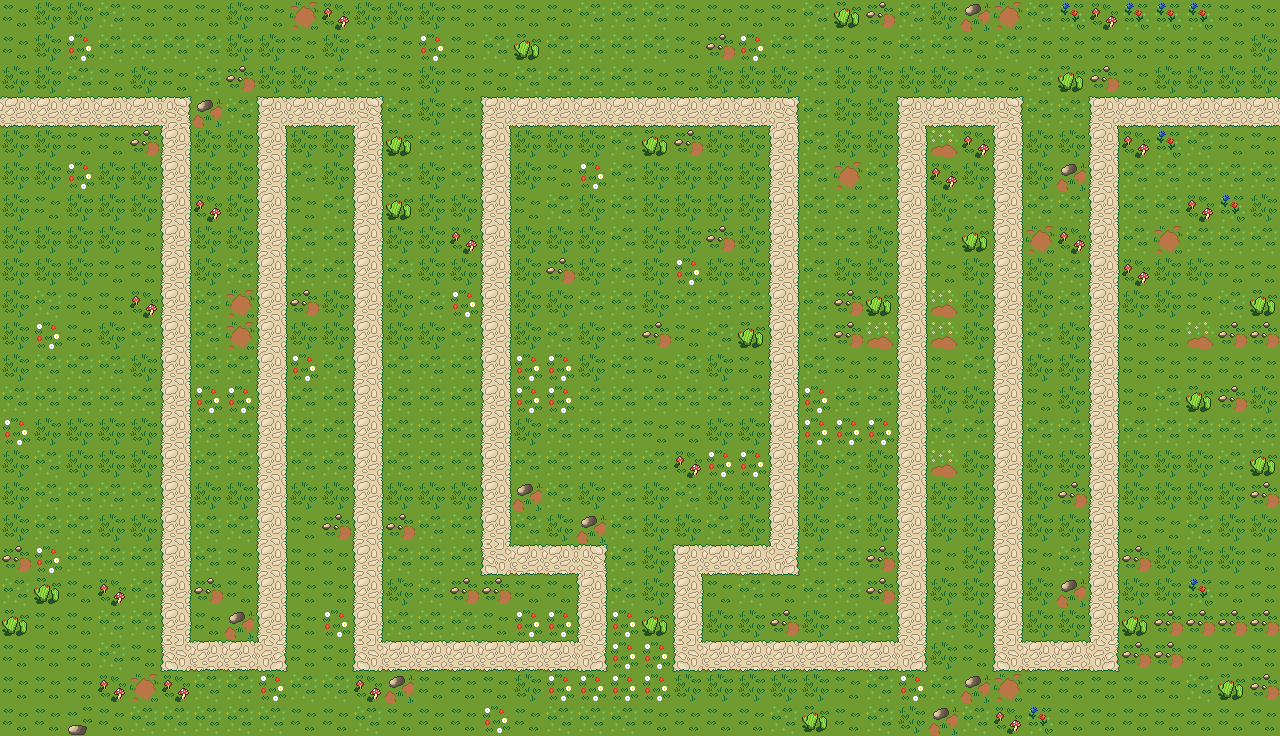

The image is a tile-based game level rendered from a .tmx file. Its description and complete source (layers, tilesets, objects, tile grids) follow:
An orthogonal 40x23 tile map with 32x32 px tiles, 2 tile layers (Camada de Blocos 1, Camada de Blocos 2).

<map version="1.10" tiledversion="1.11.0" orientation="orthogonal" renderorder="right-down" width="40" height="23" tilewidth="32" tileheight="32" infinite="0" nextlayerid="5" nextobjectid="1">
 <tileset firstgid="1" source="Grass_day.tsx" />
 <layer id="1" name="Camada de Blocos 1" width="40" height="23">
  <data encoding="csv">
2,7,7,3,2,2,2,7,2,9,10,7,7,7,2,2,2,2,3,3,3,2,2,2,2,3,4,5,3,7,8,9,3,11,10,11,11,11,2,2,
2,7,6,3,3,3,3,7,7,2,7,3,2,6,2,3,4,3,3,3,3,2,5,6,3,3,2,2,3,3,2,3,2,2,2,2,2,2,2,7,
7,7,3,2,7,2,3,5,7,7,3,3,2,7,2,2,3,3,3,3,2,2,7,7,7,3,7,7,7,7,3,2,3,4,5,2,7,7,7,7,
7,7,4,5,6,7,8,3,7,7,8,2,3,7,3,3,3,2,7,3,7,7,2,3,2,3,7,7,7,3,7,3,3,3,7,7,4,5,3,3,
7,7,2,2,5,7,7,7,3,7,7,2,4,3,3,3,7,7,7,3,4,5,7,7,7,3,7,7,3,13,10,7,7,7,3,10,11,3,2,2,
7,7,6,7,7,7,7,7,6,3,7,2,3,7,3,7,7,2,6,3,7,7,7,7,7,3,9,3,10,10,7,7,7,8,3,3,3,3,3,3,
7,2,7,7,7,7,10,7,2,2,3,3,4,7,7,8,2,3,7,3,7,7,7,7,7,3,3,3,3,7,3,7,3,3,8,3,3,10,11,7,
7,7,7,7,2,7,7,7,3,3,3,3,7,7,10,2,7,7,7,3,7,7,5,7,3,3,3,7,7,3,4,7,9,10,3,3,9,3,3,3,
7,7,7,2,2,7,7,3,3,3,3,7,3,7,7,7,7,5,7,3,7,6,7,7,3,3,7,7,2,2,7,7,7,3,9,10,7,7,2,2,
7,3,2,2,10,7,3,9,10,5,7,7,7,3,6,7,7,7,3,3,7,3,3,3,7,3,5,4,5,13,7,5,7,3,7,7,7,2,3,4,
7,6,2,7,3,3,3,9,10,7,7,7,7,7,3,3,7,3,7,3,5,2,3,4,5,3,5,13,5,13,7,7,3,7,7,2,2,13,5,5,
7,3,3,3,7,3,3,3,6,6,3,3,3,3,3,3,6,6,7,3,2,3,7,2,3,3,2,2,2,2,3,7,7,7,7,2,2,2,2,2,
3,3,3,3,3,6,6,6,3,3,3,3,3,3,3,6,6,6,3,3,3,3,3,3,6,6,3,3,7,7,7,7,2,7,10,2,3,4,5,7,
6,7,7,7,7,6,3,3,3,3,3,1,3,3,3,2,7,3,3,3,2,2,7,7,6,6,6,6,6,3,3,3,3,3,3,3,3,3,3,3,
7,3,7,7,7,3,3,3,3,3,3,3,3,3,3,3,3,3,3,3,3,10,6,6,6,7,3,7,4,13,7,7,7,7,7,7,7,7,3,4,
7,3,3,3,3,3,7,7,10,7,7,7,7,7,7,3,8,3,7,3,7,3,7,7,2,7,3,7,7,7,7,7,7,5,7,7,7,7,7,5,
7,3,3,7,7,2,3,3,3,2,5,7,5,3,3,3,3,7,8,3,7,7,3,7,6,7,3,7,7,7,7,7,7,7,2,2,2,3,7,7,
5,6,3,3,3,3,3,2,5,2,2,7,3,3,3,2,2,2,2,3,7,5,7,3,3,3,3,5,5,2,7,7,2,3,2,5,7,7,7,2,
3,4,2,10,3,3,5,2,2,2,2,3,7,3,5,5,2,2,2,3,7,7,2,3,2,3,3,5,7,7,7,6,7,8,7,7,7,11,2,2,
4,2,2,3,3,6,2,8,2,2,6,6,3,3,3,2,6,6,6,6,4,7,7,7,5,7,3,3,7,3,7,7,7,7,3,4,5,5,5,5,
2,2,2,3,2,2,2,2,3,2,2,3,3,2,7,7,6,6,2,6,6,3,2,7,7,7,3,7,3,7,2,2,3,4,5,5,5,2,2,2,
2,2,2,10,9,10,3,3,6,3,3,10,8,2,2,2,7,6,6,6,6,7,7,7,7,7,2,3,6,3,8,9,2,2,2,2,2,3,4,5,
2,2,1,2,3,3,3,3,3,2,2,3,2,2,2,6,2,3,3,3,2,2,2,2,3,4,2,3,7,8,3,10,11,2,2,2,2,2,2,2
</data>
 </layer>
 <layer id="4" name="Camada de Blocos 2" width="40" height="23">
  <data encoding="csv">
0,0,0,0,0,0,0,0,0,0,0,0,0,0,0,0,0,0,0,0,0,0,0,0,0,0,0,0,0,0,0,0,0,0,0,0,0,0,0,0,
0,0,0,0,0,0,0,0,0,0,0,0,0,0,0,0,0,0,0,0,0,0,0,0,0,0,0,0,0,0,0,0,0,0,0,0,0,0,0,0,
0,0,0,0,0,0,0,0,0,0,0,0,0,0,0,0,0,0,0,0,0,0,0,0,0,0,0,0,0,0,0,0,0,0,0,0,0,0,0,0,
15,15,15,15,15,18,0,0,17,15,15,18,0,0,0,17,15,15,15,15,15,15,15,15,18,0,0,0,17,15,15,18,0,0,17,15,15,15,15,15,
0,0,0,0,0,16,0,0,16,0,0,16,0,0,0,16,0,0,0,0,0,0,0,0,16,0,0,0,16,0,0,16,0,0,16,0,0,0,0,0,
0,0,0,0,0,16,0,0,16,0,0,16,0,0,0,16,0,0,0,0,0,0,0,0,16,0,0,0,16,0,0,16,0,0,16,0,0,0,0,0,
0,0,0,0,0,16,0,0,16,0,0,16,0,0,0,16,0,0,0,0,0,0,0,0,16,0,0,0,16,0,0,16,0,0,16,0,0,0,0,0,
0,0,0,0,0,16,0,0,16,0,0,16,0,0,0,16,0,0,0,0,0,0,0,0,16,0,0,0,16,0,0,16,0,0,16,0,0,0,0,0,
0,0,0,0,0,16,0,0,16,0,0,16,0,0,0,16,0,0,0,0,0,0,0,0,16,0,0,0,16,0,0,16,0,0,16,0,0,0,0,0,
0,0,0,0,0,16,0,0,16,0,0,16,0,0,0,16,0,0,0,0,0,0,0,0,16,0,0,0,16,0,0,16,0,0,16,0,0,0,0,0,
0,0,0,0,0,16,0,0,16,0,0,16,0,0,0,16,0,0,0,0,0,0,0,0,16,0,0,0,16,0,0,16,0,0,16,0,0,0,0,0,
0,0,0,0,0,16,0,0,16,0,0,16,0,0,0,16,0,0,0,0,0,0,0,0,16,0,0,0,16,0,0,16,0,0,16,0,0,0,0,0,
0,0,0,0,0,16,0,0,16,0,0,16,0,0,0,16,0,0,0,0,0,0,0,0,16,0,0,0,16,0,0,16,0,0,16,0,0,0,0,0,
0,0,0,0,0,16,0,0,16,0,0,16,0,0,0,16,0,0,0,0,0,0,0,0,16,0,0,0,16,0,0,16,0,0,16,0,0,0,0,0,
0,0,0,0,0,16,0,0,16,0,0,16,0,0,0,16,0,0,0,0,0,0,0,0,16,0,0,0,16,0,0,16,0,0,16,0,0,0,0,0,
0,0,0,0,0,16,0,0,16,0,0,16,0,0,0,16,0,0,0,0,0,0,0,0,16,0,0,0,16,0,0,16,0,0,16,0,0,0,0,0,
0,0,0,0,0,16,0,0,16,0,0,16,0,0,0,16,0,0,0,0,0,0,0,0,16,0,0,0,16,0,0,16,0,0,16,0,0,0,0,0,
0,0,0,0,0,16,0,0,16,0,0,16,0,0,0,20,15,15,18,0,0,17,15,15,19,0,0,0,16,0,0,16,0,0,16,0,0,0,0,0,
0,0,0,0,0,16,0,0,16,0,0,16,0,0,0,0,0,0,16,0,0,16,0,0,0,0,0,0,16,0,0,16,0,0,16,0,0,0,0,0,
0,0,0,0,0,16,0,0,16,0,0,16,0,0,0,0,0,0,16,0,0,16,0,0,0,0,0,0,16,0,0,16,0,0,16,0,0,0,0,0,
0,0,0,0,0,20,15,15,19,0,0,20,15,15,15,15,15,15,19,0,0,20,15,15,15,15,15,15,19,0,0,20,15,15,19,0,0,0,0,0,
0,0,0,0,0,0,0,0,0,0,0,0,0,0,0,0,0,0,0,0,0,0,0,0,0,0,0,0,0,0,0,0,0,0,0,0,0,0,0,0,
0,0,0,0,0,0,0,0,0,0,0,0,0,0,0,0,0,0,0,0,0,0,0,0,0,0,0,0,0,0,0,0,0,0,0,0,0,0,0,0
</data>
 </layer>
</map>